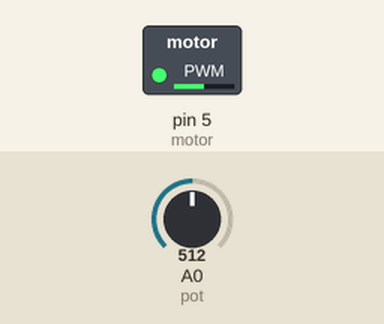
This sketch was run on a simulated Arduino Uno, built with avr-gcc and run on an emulated ATmega328P. Parts: switched loads named in the sketch (green lamp = pin HIGH). Inputs (shaded band) come from the test bench; at power-on: A0 (pot) = 512.

Above: at 1.2 s.
1.3 s: A0 (pot) set to 716
At 1.9 s:
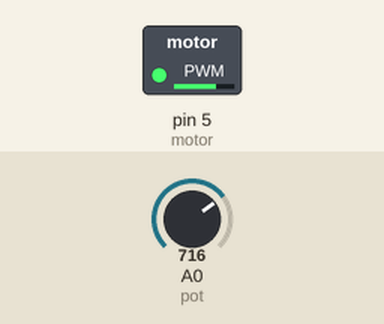
2.9 s: A0 (pot) set to 900
At 4.2 s:
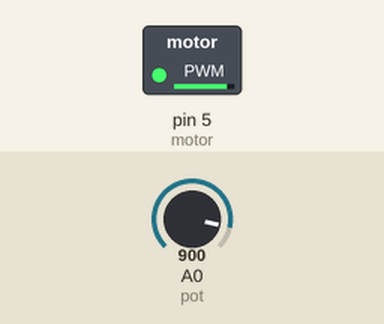
4.5 s: A0 (pot) set to 122
At 5.7 s:
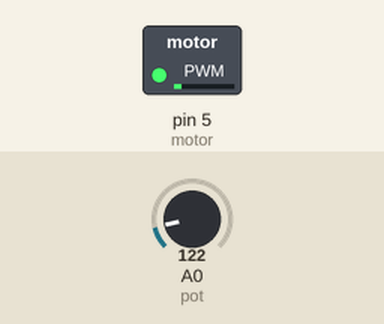
6.1 s: A0 (pot) set to 0
At 7.0 s:
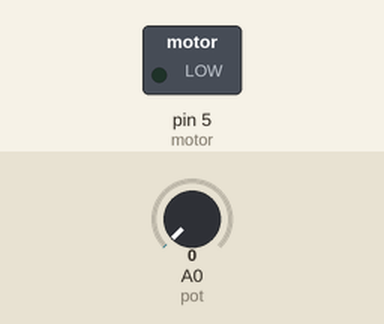
7.7 s: A0 (pot) set to 511
At 8.3 s:
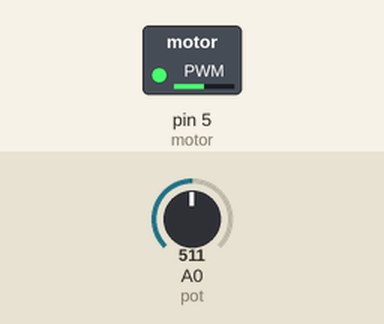
Timing chart, 0 to 10.3 s (numbered marks = the images above; inputs shaded):
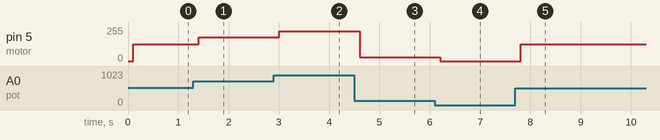

Measured:
- after the input at 1.3 s, pin 5 (motor): 127/255 → 178/255 after 0.10 s
- after the input at 2.9 s, pin 5 (motor): 178/255 → 224/255 after 0.11 s
- after the input at 4.5 s, pin 5 (motor): 224/255 → 30/255 after 0.11 s
- after the input at 6.1 s, pin 5 (motor): 30/255 → 0/255 after 0.11 s
- after the input at 7.7 s, pin 5 (motor): 0/255 → 127/255 after 0.11 s

The sketch:

speed_control_of__motor.ino
```cpp
int pot=A0; // declaring pot pin
int motor= 5; // declaring output for motor
int val;  // variable is used to store value
void setup() {
    pinMode(motor,OUTPUT); // declaring output for motor
    pinMode(pot, INPUT); // declaring pot pin as input
}
void loop() {
   val= analogRead(pot); // read the pot value
   val = map(val,0,1023,0,255); // map pot values to pwm value
   delay(100); // delay is used for not to overloading
   analogWrite(motor,val); // pmw output is generated
}
```
